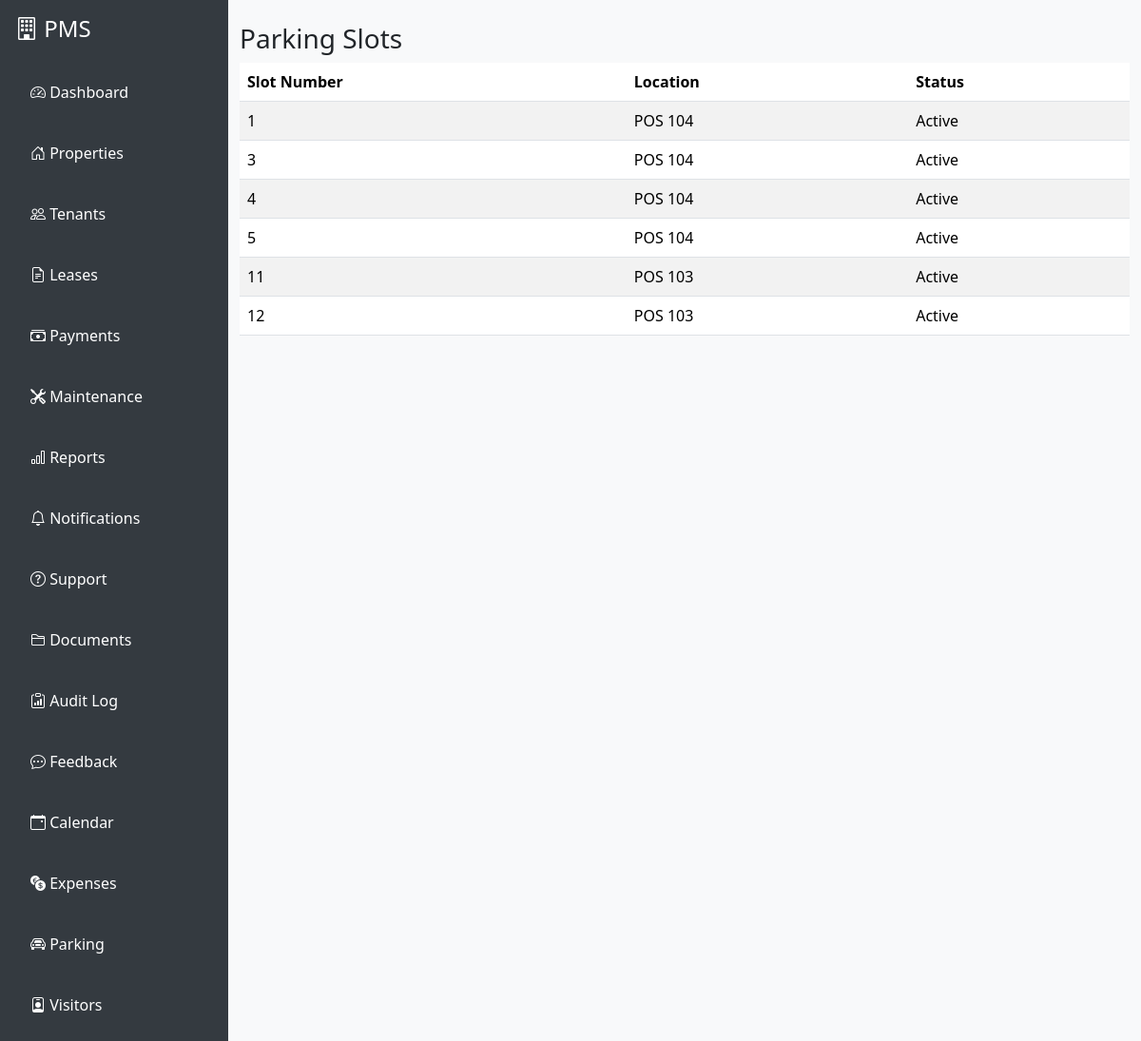
Page /parking/ (signed in) on the committed database.
### parking/models.py (models this page shows, shortened)
class ParkingSlot(models.Model):
    slot_number = models.CharField(max_length=20, unique=True)
    location = models.CharField(max_length=100, blank=True)
    is_active = models.BooleanField(default=True)
    property = models.ForeignKey(Building, on_delete=models.CASCADE, related_name='parking_slots', null=True, blank=True)  # Add this

### parking/views.py (the view)
# urls.py: path('', views.parking_slot_list, name='parking_home'),  # Add this line
@login_required
def parking_slot_list(request):
    user = request.user
    if hasattr(user, "role"):
        if user.role == "tenant":
            slots = ParkingSlot.objects.filter(parkingassignment__user=user).distinct()
        elif user.role == "landlord":
            slots = ParkingSlot.objects.filter(property__landlord=user).distinct()
        elif user.role == "agent":
            slots = ParkingSlot.objects.filter(property__agent=user).distinct()
        elif user.role == "caretaker":
            slots = ParkingSlot.objects.filter(property__caretaker=user).distinct()
        else:
            slots = ParkingSlot.objects.none()
    else:
        slots = ParkingSlot.objects.none()
    return render(request, "parking/parking_slot_list.html", {"slots": slots})

### templates/parking/parking_slot_list.html
{% extends "base.html" %}
{% block content %}
<div class="container mt-4">
    <h3>Parking Slots</h3>
    <table class="table table-striped">
        <thead>
            <tr>
                <th>Slot Number</th>
                <th>Location</th>
                <th>Status</th>
            </tr>
        </thead>
        <tbody>
            {% for slot in slots %}
            <tr>
                <td>{{ slot.slot_number }}</td>
                <td>{{ slot.location }}</td>
                <td>{{ slot.is_active|yesno:"Active,Inactive" }}</td>
            </tr>
            {% empty %}
            <tr><td colspan="3">No slots found.</td></tr>
            {% endfor %}
        </tbody>
    </table>
</div>
{% endblock %}

### templates/base.html (style rules this page uses)
body { background: #f8f9fa; transition: background 0.3s, color 0.3s; }

### rows in the picture
ParkingSlot: slot_number "1", location "POS 104", is_active "Active"
ParkingSlot: slot_number "3", location "POS 104", is_active "Active"
ParkingSlot: slot_number "4", location "POS 104", is_active "Active"
ParkingSlot: slot_number "5", location "POS 104", is_active "Active"
ParkingSlot: slot_number "11", location "POS 103", is_active "Active"
ParkingSlot: slot_number "12", location "POS 103", is_active "Active"
